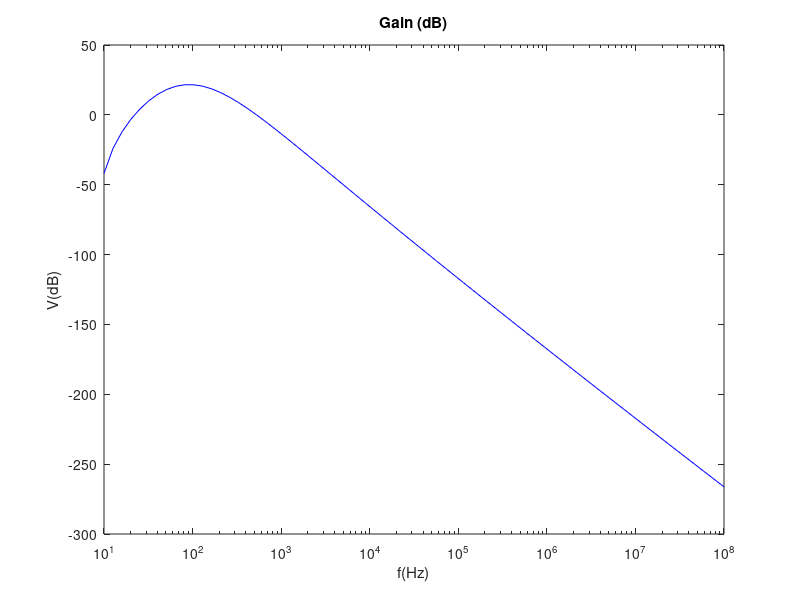
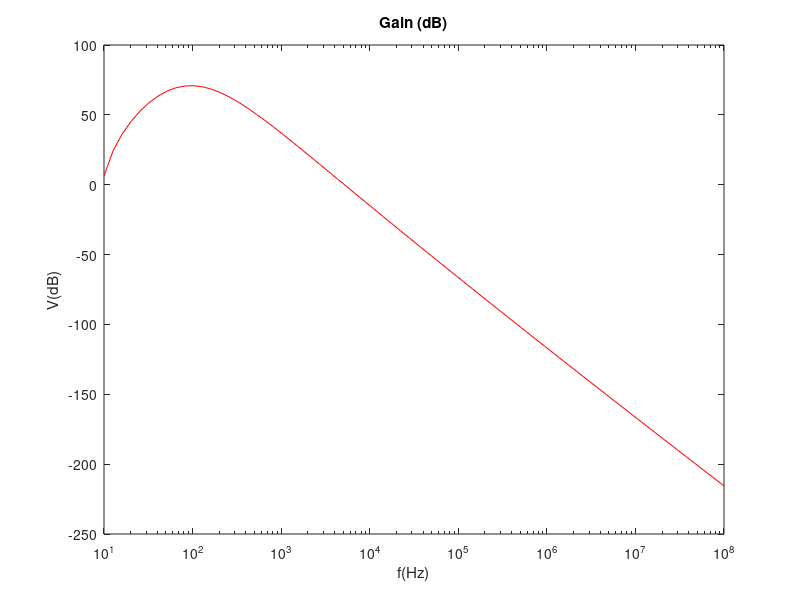

MATLAB code for these plots, in order:
R1=1000
R2=500
R3=100000
R4=1000
C1=220e-9
C2=220e-9

#T=R1*C1*i*w/(1+R1*C1*i*w)*(1+R3/R4)*1/(1+R2*C2*i*w)

wl=1/(R1*C1)
wh=1/(R2*C2)
wo=sqrt(wh*wl)

# 2nd part

w=wo
Zo=75
Zi=2e6
Ao=10
Vi=1

f=logspace(1,8,70)
res = zeros(1,length(f))
teo = zeros(1,length(f))



for i=1:length(f)
w=2*pi*f(i)

A = [C1*w*i+1/R1+1/Zi,0,0,-1/Zi,0;
-Ao,1,0,Ao,0;
0,-1/Zo,1/R2+1/Zo+1/R3,-1/R3,-1/R2;
-1/Zi,0,-1/R3,1/R3+1/R4+1/Zi,0;
0,0,-1/R2,0,1/R2+C2*w*i]
    
B=[Vi*C1*w*i;0;0;0;0]

V=A\B

res(i)=V(5)

teo(i)=(R1*C1*i*w)/(1+R1*C1*i*w)*(1+R3/R4)/(1+R2*C2*i*w)

endfor

semilogx(f, 20*log(abs(res)), "color", 'b')
title("Gain (dB)")
xlabel("f(Hz)")
ylabel("V(dB)")
print -color -depsc t5dB.eps

close

semilogx(f, 20*log(abs(teo)), "color", 'r')
title("Gain (dB)")
xlabel("f(Hz)")
ylabel("V(dB)")
print -color -depsc teodB.eps

w=sqrt(wh*wl)
E = [C1*w*i+1/R1+1/Zi,0,0,-1/Zi,0;
-Ao,1,0,Ao,0;
0,-1/Zo,1/R2+1/Zo+1/R3,-1/R3,-1/R2;
-1/Zi,0,-1/R3,1/R3+1/R4+1/Zi,0;
0,0,-1/R2,0,1/R2+C2*w*i]
    
F=[Vi*C1*w*i;0;0;0;0]

VHELP=E\F

I1=(Vi-VHELP(1))*C1*w*i

Zin=Vi/I1

printf("%d",Zin)

C=[0;0;0;Vi*C2*w*i]



D = [C1*w*i+1/R1+1/Zi,0,0,-1/Zi;
-Ao,1,0,Ao;
0,-1/Zo,1/R2+1/Zo+1/R3,-1/R3;
-1/Zi,0,-1/R3,1/R3+1/R4+1/Zi]

Vio=D\C

I2=(Vi-Vio(4))*R2

Zio=Vi/I2
